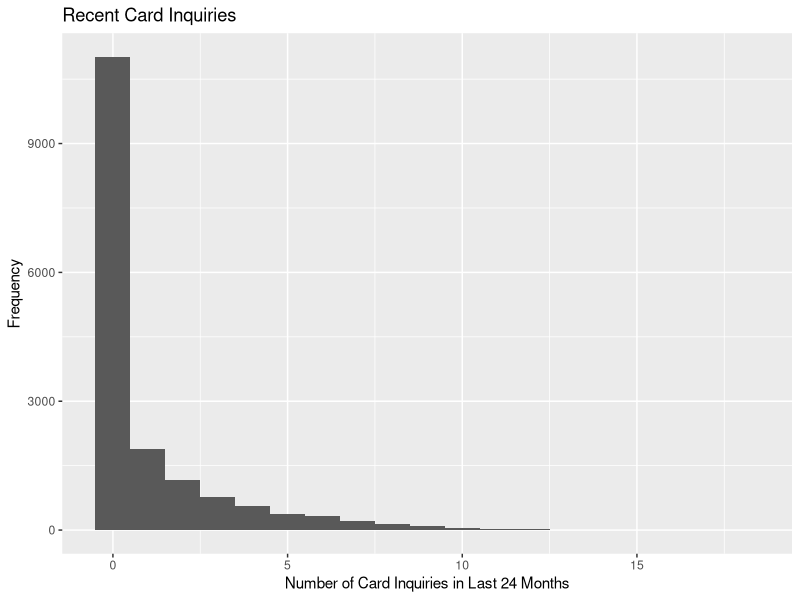
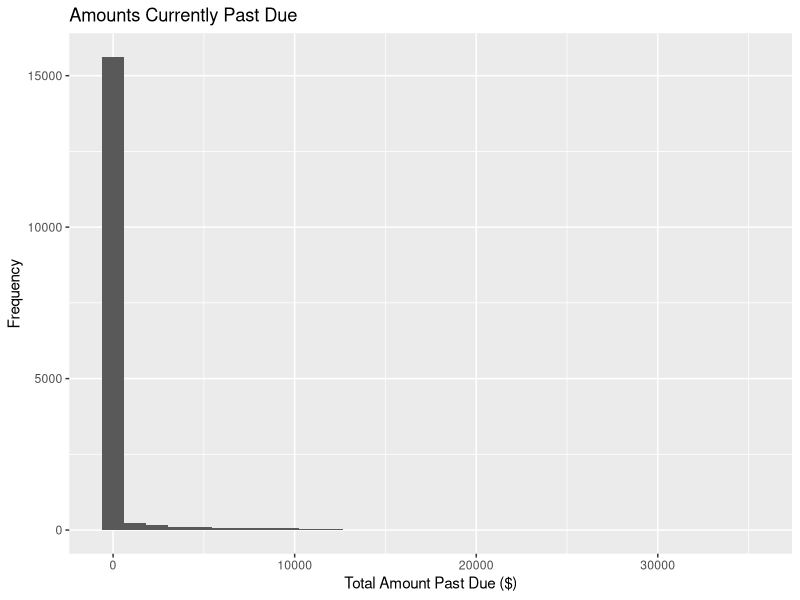
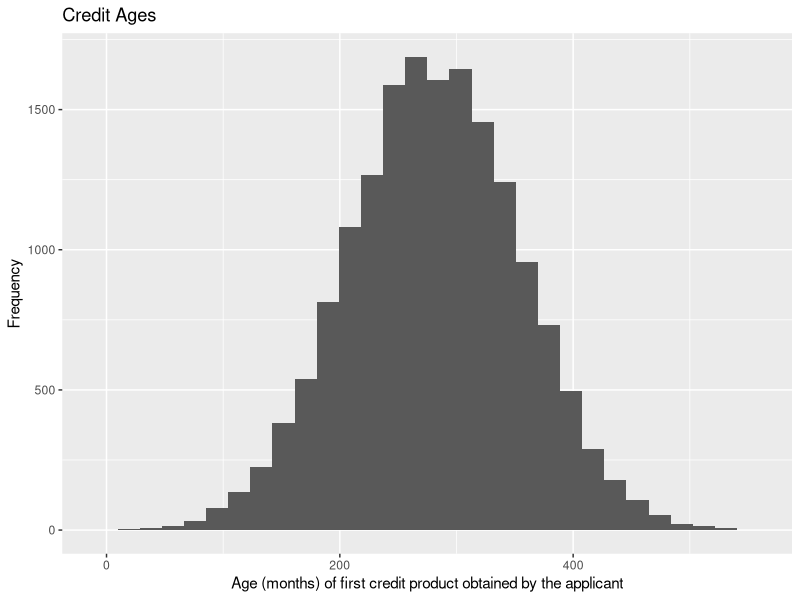
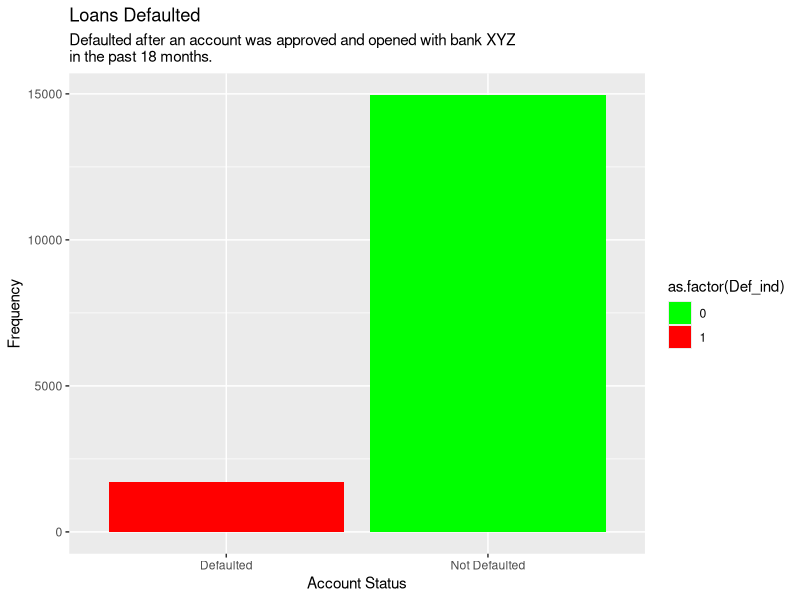
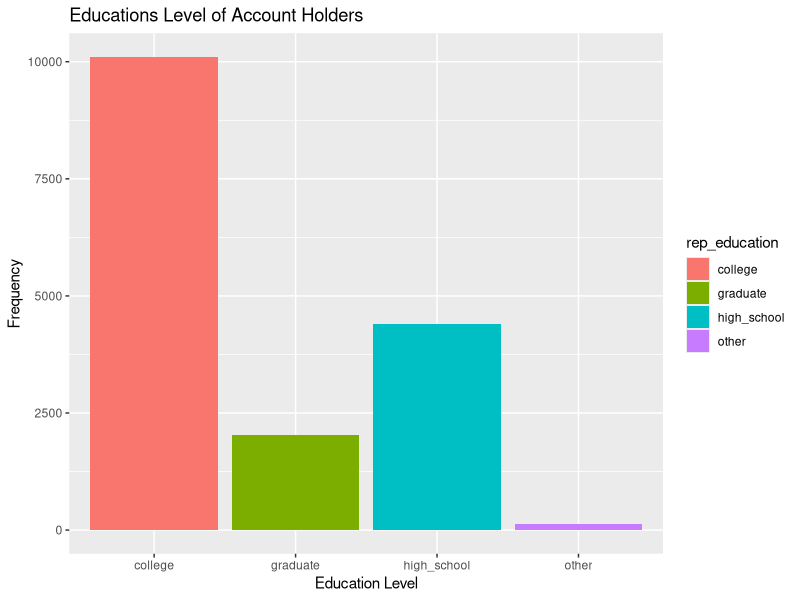
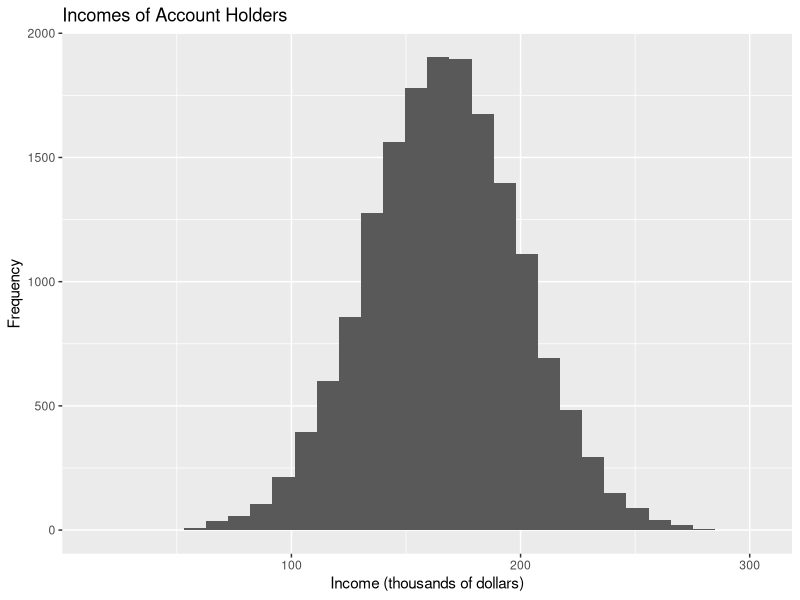
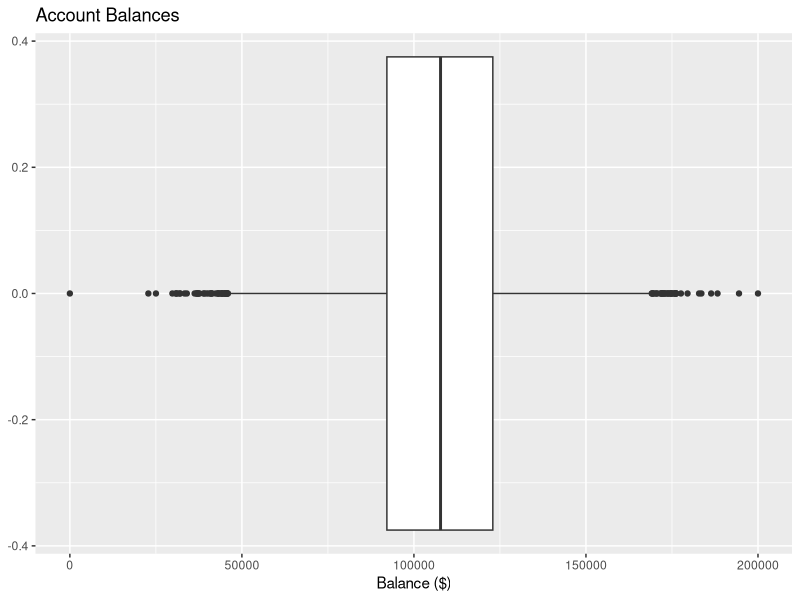

These figures' R source, in order:
#Daniel "Tom" Gehman
#Professor Kennedy
#Final Data 180

library('readxl')
setwd("C:/Users/gehmand/OneDrive - Carlisle Area School District/Desktop/Data 180 dTomGehman/DATA180/Final")
loandefaults = read.csv("loan_default_data_set.csv")

#Question 1
#part a
dim(loandefaults) #20000x21, i.e., 20000 observations/rows and 21 variables/columns

#part b
colnames(loandefaults)

#part c
head(loandefaults) #All of the variables are numerical except for rep_education (ordinal and categorical) and Def_ind (binary and categorical).  

#part d
for (i in colnames(loandefaults)){
  cat(i, ":: ", sum(is.na(loandefaults[[i]]))/nrow(loandefaults)*100, "% \n")
}
#only pct_card_over_50_uti and rep_income have missing values.  They are missing 9.79% and 7.795% respectively. 

#part e
#There are a few ways to deal with these missing values.  
#If finding summary statistics of each column, the values should be deleted.  
#When displaying data, it should be noted to the reader that there is a certain percentage of missing values.  
#Depending on my goal, I could delete the two columns with missing values from the dataset, or I could delete all observations with any missing values.  

#part f
#This data has predictor variables and a definite response variable.  
#Therefore, it would make the most sense to apply a supervised learning model.  
#Supervised learning requires a predictor and response to be established, while unsupervised learning has no predictors/responses.  

#part g
library('dplyr')
loandefaults = filter(loandefaults, !(is.na(pct_card_over_50_uti)|is.na(rep_income)))
dim(loandefaults) #Observations reduced to 16653


#Question 2
#part a
summary(loandefaults)

#part b
#additionally find modes of each
names(sort(-table(loandefaults$num_card_inq_24_month)))[1]#0
names(sort(-table(loandefaults$tot_amount_currently_past_due)))[1]#0
names(sort(-table(loandefaults$credit_age)))[1]#295

#num_card_inq_24_month is right-skewed.  It has a median of 0 and a mean of 1.044.  
#Most of the data are 0s (mode=0) with some higher numbers that contribute to the mean.  
#tot_amount_currently_past_due is similar.  The median of 0 is much less than the mean of 354.2.  
#It is right-skewed.
#credit age is close to being centered.  The median is 281, and the mean is 280.9.  
#By this metric, it is very slightly left-skewed, almost symmetrical (bell-shaped).  
#The mode is 295, which is a bit higher than I'd expect.  This implies a bit of a further left skew, 
#but not much since the mean and median are still so similar.  

#part c
library('ggplot2')
ggplot(loandefaults, aes(num_card_inq_24_month)) + geom_histogram(binwidth=1) + labs(title="Recent Card Inquiries", x="Number of Card Inquiries in Last 24 Months", y="Frequency")
#this confirms the strong right skew

ggplot(loandefaults, aes(tot_amount_currently_past_due)) + geom_histogram() + labs(title="Amounts Currently Past Due", x="Total Amount Past Due ($)", y="Frequency") 
#this confirms the strong right skew

ggplot(loandefaults, aes(credit_age)) + geom_histogram() + labs(title="Credit Ages", y="Frequency", x="Age (months) of first credit product obtained by the applicant")
#this shows a strong bell shape.  

#part d
print(levels(factor(loandefaults$rep_education))) #the 4 categories
#one way to assign numbers would be through a levels system, where each category gets a number
#These categories seem to have a natural order that could be 0-other, 1-high_school, 2-college, 3-graduate
#This solution creates one variable and has a hierarchy.  

#Additionally, another option is to have four variables created, each representing a level.  
#A 1 or 0 is assigned for each object depending on whether or not it matches the level.  
#E.g., an account with college ed would be assigned 1 for "college" and 0 for all others.  
#This solution has no hierarchy.  It makes a sparse section of the dataframe, adding multiple variables (not just one).  


#Question 3
#part a
ggplot(loandefaults, aes(ifelse(Def_ind==1, "Defaulted", "Not Defaulted"), fill=as.factor(Def_ind)))+geom_bar()+scale_fill_manual(values=c("green", "red"))+labs(title="Loans Defaulted", y="Frequency", x="Account Status", subtitle="Defaulted after an account was approved and opened with bank XYZ\nin the past 18 months.  ")
#There are two categories, Defaulted and Not Defaulted (1 and 0).  Most of the loans have not been defaulted (15,000), but about 2,000 have.  

#part b
ggplot(loandefaults, aes(rep_education, fill=rep_education))+geom_bar()+labs(title="Educations Level of Account Holders", x="Education Level", y="Frequency")
#There are four categories.  A majority (~10,000) of account holders have a college education.  
#Fewer than 5,000 have a high school education or less, and fewer than 2,500 have been to graduate school.  
#A small number are in the "other" category.  

#part c
ggplot(loandefaults, aes(rep_income/1000))+geom_histogram()+labs(title="Incomes of Account Holders", x="Income (thousands of dollars)", y="Frequency")
#The incomes appear bell-shaped with a mean, median, and mode of about $170,000.  

#part d
ggplot(loandefaults, aes(tot_balance))+geom_boxplot()+labs(title="Account Balances", x="Balance ($)")
#Based on the boxplot, the five number summary appears to be:  Min=0, Q1=90,000, Med=110,000, Q3=125,000, max=200,000
#There appears to be at least a dozen upper outliers and a dozen lower outliers (but there could be more since they overlap on the plot).  

#Actual values to confirm:  
min(loandefaults$tot_balance)
quantile(loandefaults$tot_balance, .25)
median(loandefaults$tot_balance)
quantile(loandefaults$tot_balance, .75)
max(loandefaults$tot_balance)

#the upper and lower fence can be given by
median(loandefaults$tot_balance)+1.5*(quantile(loandefaults$tot_balance, .25)-quantile(loandefaults$tot_balance, .75))
median(loandefaults$tot_balance)-1.5*(quantile(loandefaults$tot_balance, .25)-quantile(loandefaults$tot_balance, .75))
#This is reflected on the plot, and there are many outliers on each side.  Not surprising for a data set this large.  
